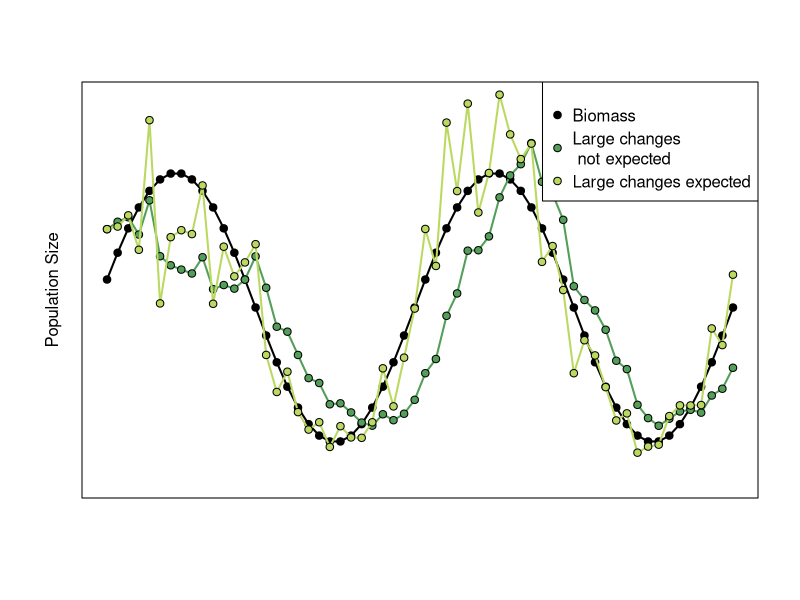

This chart was generated by the following R code:
tau0 <-  0.1
sigma0 <- 0.2
tau1 <- (1/tau0^2+1/sigma0^2)^(-0.5)


amp <- 100
freq <- 15
# get a new random seed
rm(.Random.seed)

seed.index <- runif(1,1,100)
set.seed(seed.index)
timelist <- seq(1,60)
B <- amp + amp/1.3 * sin(pi*timelist/freq)
y <- rep(NA, length(timelist))
E <- rep (NA, length(timelist))
E[1]<-B[1]*exp(rnorm(1,0, sigma0))

for (t in 2:length(timelist)) {
  y[t] <- log (B[t]/E[t-1])
  mu1.tmp <- y[t]*(1-sigma0^2/(tau0^2+sigma0^2))
  E[t] <- E[t-1] * exp(rnorm(1,mu1.tmp,tau1))
}

setwd('/Users/mcsiple/Dropbox/Chapter4-HarvestControlRules/Figures')
plotfilename <- "DelayedDetection_C.pdf"
pdf(file = plotfilename, height = 7, width = 10,useDingbats = FALSE)
par(mfrow=c(1,1))
lotau.col <- "#539E59"
hitau.col <- "#BBD961"
plot(timelist,B, type = "l", lwd = 2, col = "black", xlab = "", ylab = " ", ylim = c(0, 220), axes = F)
box()
mtext(side = 2, text = "Population Size", line = 1)
points(timelist, B, pch=21, bg = "black")
lines(timelist, E, lwd = 2, col = lotau.col)
points(timelist, E, pch=21, bg = lotau.col)


tau0 <-  1000
sigma0 <- 0.2
tau1 <- (1/tau0^2+1/sigma0^2)^(-0.5)


set.seed(seed.index)
y <- rep(NA, length(timelist))
E <- rep (NA, length(timelist))
E[1]<-B[1]*exp(rnorm(1,0, sigma0))

for (t in 2:length(timelist)) {
  y[t] <- log (B[t]/E[t-1])
  mu1.tmp <- y[t]*(1-sigma0^2/(tau0^2+sigma0^2))
  E[t] <- E[t-1] * exp(rnorm(1,mu1.tmp,tau1))
}

lines(timelist, E, lwd = 2, col = hitau.col)
points(timelist, E, pch=21, bg = hitau.col)

legend('topright',pch=rep(21,times=3),pt.bg=c('black',lotau.col,hitau.col),legend=c("Biomass","Large changes \n not expected","Large changes expected"))

dev.off()
#system2("open",args=c("-a Skim.app",plotfilename))
